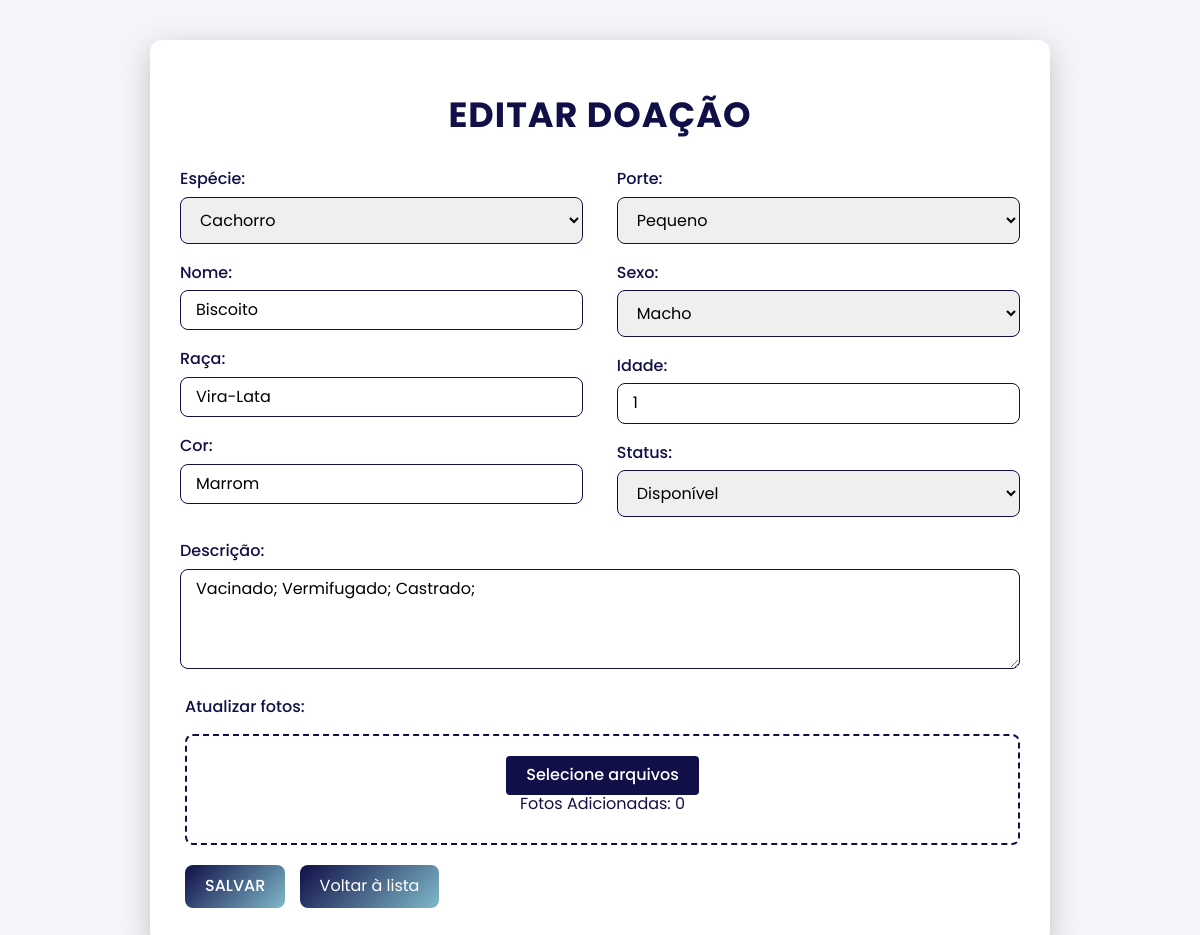
Screenshot of /crud/public/editar_doacao.php?id=26 with the database file from the repository.
### tables this page shows
CREATE TABLE `pets` (
  `id` int(11) NOT NULL,
  `nome` varchar(100) NOT NULL,
  `especie_id` int(11) NOT NULL,
  `raca` varchar(100) NOT NULL,
  `porte` varchar(50) NOT NULL,
  `sexo` enum('Macho','Fêmea') NOT NULL,
  `cor` varchar(50) NOT NULL,
  `idade` int(11) NOT NULL,
  `descricao` text DEFAULT NULL,
  `foto` text DEFAULT NULL,
  `criado_em` timestamp NOT NULL DEFAULT current_timestamp(),
  `status_id` int(11) DEFAULT 1
);

CREATE TABLE `doacoes` (
  `id` int(11) NOT NULL,
  `pet_id` int(11) DEFAULT NULL,
  `usuario_id` int(11) DEFAULT NULL,
  `data` date DEFAULT NULL,
  `criado_em` timestamp NOT NULL DEFAULT current_timestamp(),
  `endereco_id` int(11) NOT NULL
);

CREATE TABLE `status` (
  `id` int(11) NOT NULL,
  `nome` varchar(50) NOT NULL
);

### crud/models/Pet.php (called while the page is built, shortened)
<?php
class Pet
{
    private $conn;
    public function __construct($db)
    {
        $this->conn = $db;
    }
    public function visualizarDoacao($doacao_id)
    {
        $sql = "SELECT d.id AS doacao_id,
                       p.id AS pet_id,
                       p.nome,
                       p.especie_id,
                       p.raca,
                       p.porte,
                       p.sexo,
                       p.cor,
                       p.idade,
                       p.descricao,
                       p.status_id,
                       s.nome AS status_nome,
                       d.data,
                       u.nome AS usuario_nome,
                       u.sobrenome AS usuario_sobrenome,
                       e.nome AS especie_nome,
                       f.url AS foto_url
                FROM doacoes d
                JOIN pets p ON d.pet_id = p.id
                JOIN usuarios u ON d.usuario_id = u.id
                LEFT JOIN fotos f ON p.id = f.pet_id
                LEFT JOIN especie e ON p.especie_id = e.id
                LEFT JOIN status s ON p.status_id = s.id
                WHERE d.id = ?
                LIMIT 1";
        $stmt = $this->conn->prepare($sql);
        $stmt->bind_param("i", $doacao_id);
        $stmt->execute();
        $result = $stmt->get_result();
        if ($result->num_rows > 0) {
            return $result->fetch_assoc();
        } else {
            return null;
        }
    }
}
?>

### crud/controllers/PetController.php (called while the page is built, shortened)
<?php
require_once '../models/Pet.php';
class PetController
{
    private $petModel;
    public function __construct($db)
    {
        $this->petModel = new Pet($db);
    }
    public function visualizarDoacao($id)
    {
        $doacao = $this->petModel->visualizarDoacao($id);
        return $doacao;
    }
}
?>

### crud/public/editar_doacao.php (the view, shortened to what this page needs)
<?php
require '../controllers/PetController.php';
$db = (new DataBase())->getConnection();
$petController = new PetController($db);
$sqlStatus = "SELECT id, nome FROM status";
$stmtStatus = $db->prepare($sqlStatus);
$stmtStatus->execute();
$statusList = $stmtStatus->get_result()->fetch_all(MYSQLI_ASSOC);
if (isset($_GET['id'])) {
    $doacao = $petController->visualizarDoacao($_GET['id']);
} else {
    die("ID da doação não fornecido.");
}
?>
<!DOCTYPE html>
<html lang="pt-BR">
<head>
    <link rel="stylesheet" href="https://cdnjs.cloudflare.com/ajax/libs/normalize/8.0.1/normalize.min.css">
    <link rel="stylesheet" href="https://cdnjs.cloudflare.com/ajax/libs/font-awesome/6.5.0/css/all.min.css">
    <link rel="stylesheet" href="../../css/editar_doacao.css">
</head>
<body>
    <div class="container">
        <h1>Editar Doação</h1>
        <form action="" method="POST" enctype="multipart/form-data">
            <div class="form-group left">
                <label for="especie">Espécie:</label>
                <select name="especie" id="especie" required>
                    <option value="1" <?php echo isset($doacao['especie_id']) && $doacao['especie_id'] == 1 ? 'selected' : ''; ?>>Cachorro</option>
                </select>
                <label for="nome">Nome:</label>
                <input type="text" name="nome" value="<?php echo htmlspecialchars($doacao['nome']); ?>" required>
                <label for="raca">Raça:</label>
                <input type="text" name="raca" value="<?php echo htmlspecialchars($doacao['raca']); ?>" required>
                <label for="cor">Cor:</label>
                <input type="text" name="cor" value="<?php echo htmlspecialchars($doacao['cor']); ?>" required>
            </div>
            <div class="form-group right">
                <label for="porte">Porte:</label>
                <select name="porte" id="porte" required>
                    <option value="Pequeno" <?php echo isset($doacao['porte']) && $doacao['porte'] == 'Pequeno' ? 'selected' : ''; ?>>Pequeno</option>
                </select>
                <label for="sexo">Sexo:</label>
                <select name="sexo" id="sexo" required>
                    <option value="Macho" <?php echo isset($doacao['sexo']) && $doacao['sexo'] == 'macho' ? 'selected' : ''; ?>>Macho</option>
                </select>
                <label for="idade">Idade:</label>
                <input type="number" name="idade" value="<?php echo htmlspecialchars($doacao['idade']); ?>" required>
                <label for="status">Status:</label>
                <select name="status" id="status">
                    <?php foreach ($statusList as $status): ?>
                        <option value="<?= $status['id']; ?>" <?= $doacao['status_id'] == $status['id'] ? 'selected' : ''; ?>>
                            <?= $status['nome']; ?>
                        </option>
                    <?php endforeach; ?>
                </select>
            </div>
            <div class="form-left">
                <label for="descricao">Descrição:</label>
                <textarea name="descricao" required><?php echo htmlspecialchars($doacao['descricao']); ?></textarea>
            </div>
            <div class="form-group full-width">
                <label for="foto">Atualizar fotos:</label>
                <div class="file-upload">
                    <span class="file-upload-label" id="file-upload-label">Selecione arquivos</span>
                    <div id="fotos-adicionadas" class="foto-preview">
                        <p>Fotos Adicionadas: 0</p>
                    </div>
                </div>
            </div>
            <div class="form-group full-width">
                <button type="submit">Salvar</button>
                <a href="../../crud/views/painel_admin.php">Voltar à lista</a>
            </div>
        </form>
    </div>
</body>
</html>

### css/editar_doacao.css (style rules this page uses)
* { margin: 0; padding: 0; box-sizing: border-box; font-family: "Poppins", sans-serif; }
body { font-family: "Poppins", sans-serif; background-color: #f4f4f9; color: #100f47; margin: 0; display: flex; justify-content: center; align-items: center; min-height: 100vh; padding: 20px; }
.container { background-color: #ffffff; padding: 30px; border-radius: 12px; box-shadow: 0 8px 30px rgba(0, 0, 0, 0.2); max-width: 900px; width: 100%; margin: 20px auto; overflow: hidden; animation: fadeIn 1s ease-in-out; box-sizing: border-box; word-wrap: break-word; }
h1 { color: #100f47; width: 100%; padding: 15px; text-align: center; font-size: 35px; letter-spacing: 1px; text-transform: uppercase; margin-bottom: 20px; margin-top: 10px; }
form { display: flex; flex-wrap: wrap; gap: 5px; justify-content: space-between; }
.form-group { gap: 5px; width: 48%; }
.form-left, .form-right { flex: 1; min-width: 280px; }
label { font-weight: 500; margin-bottom: 8px; display: block; color: #100f47; }
input, select, textarea { width: 100%; padding: 10px 15px; border: 1px solid #100f47; border-radius: 8px; font-size: 16px; margin-bottom: 20px; transition: box-shadow 0.3s ease; }
textarea { resize: vertical; min-height: 100px; }
.file-upload { position: relative; display: inline-block; flex-direction: column; align-items: center; justify-content: center; border: 2px dashed #100f47; border-radius: 8px; padding: 20px; text-align: center; cursor: pointer; transition: background-color 0.3s ease, border-color 0.3s ease; margin-top: 10px; width: 100%; }
.file-upload-label { display: inline-block; padding: 10px 20px; color: #ffffff; background-color: #100f47; border-radius: 4px; cursor: pointer; text-align: center; }
.file-upload span { font-size: 16px; color: #ffffff; font-weight: 500; }
.form-group.full-width { width: 100%; margin-bottom: 5px; margin-left: 5px; }
.form-group.full-width label { display: block; margin-bottom: 8px; }
.form-group.full-width button, .form-group.full-width a { width: auto; padding: 12px 20px; margin-top: 10px; text-align: center; display: inline-block; }
.form-group.full-width a { margin-left: 10px; background-color: #ccc; color: #ffffff; }
button { background: linear-gradient(135deg, #100f47, #7fb9ca); color: #ffffff; border: none; border-radius: 8px; padding: 12px 20px; font-size: 16px; font-weight: 500; cursor: pointer; text-transform: uppercase; transition: transform 0.3s ease, box-shadow 0.3s ease; width: auto; margin: 0 auto; display: block; }
a { display: inline-block; text-align: center; background: linear-gradient(135deg, #100f47, #7fb9ca); color: #ffffff; padding: 12px 20px; border-radius: 8px; text-decoration: none; margin-top: 20px; font-size: 16px; transition: transform 0.3s ease, box-shadow 0.3s ease; width: auto; }

### rows the page displays
pets: especie "Cachorro", porte "Pequeno", status "Disponível"
doacoes: nome "Biscoito", raca "Vira-Lata", cor "Marrom", idade "1", descricao "Vacinado; Vermifugado; Castrado;"
